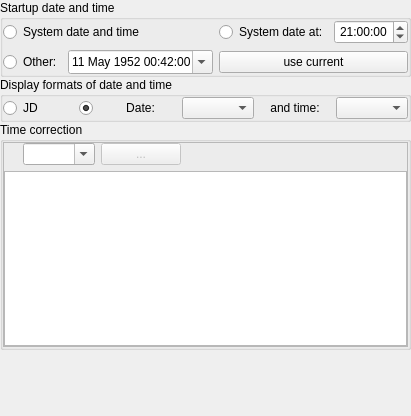
        <widget class="QWidget" name="page_Time">
         <layout class="QVBoxLayout" name="verticalLayout_6">
          <property name="spacing">
           <number>0</number>
          </property>
          <property name="leftMargin">
           <number>0</number>
          </property>
          <property name="topMargin">
           <number>0</number>
          </property>
          <property name="rightMargin">
           <number>0</number>
          </property>
          <property name="bottomMargin">
           <number>0</number>
          </property>
          <item>
           <widget class="QGroupBox" name="timeGroupBox">
            <property name="title">
             <string>Startup date and time</string>
            </property>
            <layout class="QGridLayout" name="gridLayoutStartup">
             <property name="leftMargin">
              <number>0</number>
             </property>
             <property name="topMargin">
              <number>0</number>
             </property>
             <property name="rightMargin">
              <number>0</number>
             </property>
             <property name="bottomMargin">
              <number>0</number>
             </property>
             <item row="0" column="0">
              <widget class="QRadioButton" name="systemTimeRadio">
               <property name="toolTip">
                <string>Starts Stellarium at system clock date and time</string>
               </property>
               <property name="text">
                <string>System date and time</string>
               </property>
              </widget>
             </item>
             <item row="0" column="1">
              <layout class="QHBoxLayout" name="_3">
               <property name="spacing">
                <number>6</number>
               </property>
               <item>
                <widget class="QRadioButton" name="todayRadio">
                 <property name="toolTip">
                  <string>Sets the simulation time to the next instance of this time of day when Stellarium starts</string>
                 </property>
                 <property name="text">
                  <string>System date at:</string>
                 </property>
                </widget>
               </item>
               <item>
                <widget class="QTimeEdit" name="todayTimeSpinBox">
                 <property name="sizePolicy">
                  <sizepolicy hsizetype="Preferred" vsizetype="Preferred">
                   <horstretch>0</horstretch>
                   <verstretch>0</verstretch>
                  </sizepolicy>
                 </property>
                 <property name="minimumSize">
                  <size>
                   <width>0</width>
                   <height>24</height>
                  </size>
                 </property>
                 <property name="maximumSize">
                  <size>
                   <width>16777215</width>
                   <height>24</height>
                  </size>
                 </property>
                 <property name="font">
                  <font/>
                 </property>
                 <property name="frame">
                  <bool>true</bool>
                 </property>
                 <property name="alignment">
                  <set>Qt::AlignCenter</set>
                 </property>
                 <property name="currentSectionIndex">
                  <number>0</number>
                 </property>
                 <property name="time">
                  <time>
                   <hour>21</hour>
                   <minute>0</minute>
                   <second>0</second>
                  </time>
                 </property>
                </widget>
               </item>
              </layout>
             </item>
             <item row="2" column="0">
              <layout class="QHBoxLayout" name="_4">
               <item>
                <widget class="QRadioButton" name="fixedTimeRadio">
                 <property name="toolTip">
                  <string>Use a specific date and time when Stellarium starts up</string>
                 </property>
                 <property name="text">
                  <string>Other:</string>
                 </property>
                </widget>
               </item>
               <item>
                <widget class="QDateTimeEdit" name="fixedDateTimeEdit">
                 <property name="minimumSize">
                  <size>
                   <width>0</width>
                   <height>24</height>
                  </size>
                 </property>
                 <property name="maximumSize">
                  <size>
                   <width>16777215</width>
                   <height>24</height>
                  </size>
                 </property>
                 <property name="date">
                  <date>
                   <year>1952</year>
                   <month>5</month>
                   <day>11</day>
                  </date>
                 </property>
                 <property name="time">
                  <time>
                   <hour>0</hour>
                   <minute>42</minute>
                   <second>0</second>
                  </time>
                 </property>
                 <property name="calendarPopup">
                  <bool>true</bool>
                 </property>
                </widget>
               </item>
              </layout>
             </item>
             <item row="2" column="1">
              <widget class="QPushButton" name="fixedDateTimeCurrentButton">
               <property name="toolTip">
                <string>Use current local date and time</string>
               </property>
               <property name="text">
                <string>use current</string>
               </property>
              </widget>
             </item>
            </layout>
           </widget>
          </item>
          <item>
           <widget class="QGroupBox" name="timeDisplayFormatsGroupBox">
            <property name="toolTip">
             <string>These settings control the way time and date are displayed in the bottom bar.</string>
            </property>
            <property name="title">
             <string>Display formats of date and time</string>
            </property>
            <layout class="QGridLayout" name="gridLayoutFmt">
             <property name="leftMargin">
              <number>0</number>
             </property>
             <property name="topMargin">
              <number>0</number>
             </property>
             <property name="rightMargin">
              <number>0</number>
             </property>
             <property name="bottomMargin">
              <number>0</number>
             </property>
             <item row="0" column="2">
              <widget class="QLabel" name="dateFormatsLabel">
               <property name="text">
                <string>Date:</string>
               </property>
               <property name="alignment">
                <set>Qt::AlignCenter</set>
               </property>
              </widget>
             </item>
             <item row="0" column="4">
              <widget class="QLabel" name="timeFormatsLabel">
               <property name="text">
                <string>and time:</string>
               </property>
               <property name="alignment">
                <set>Qt::AlignCenter</set>
               </property>
              </widget>
             </item>
             <item row="0" column="3">
              <widget class="QComboBox" name="dateFormatsComboBox"/>
             </item>
             <item row="0" column="5">
              <widget class="QComboBox" name="timeFormatsComboBox"/>
             </item>
             <item row="0" column="0">
              <widget class="QRadioButton" name="jdRadioButton">
               <property name="text">
                <string notr="true">JD</string>
               </property>
              </widget>
             </item>
             <item row="0" column="1">
              <widget class="QRadioButton" name="dtRadioButton">
               <property name="sizePolicy">
                <sizepolicy hsizetype="Minimum" vsizetype="Minimum">
                 <horstretch>0</horstretch>
                 <verstretch>0</verstretch>
                </sizepolicy>
               </property>
               <property name="maximumSize">
                <size>
                 <width>20</width>
                 <height>16777215</height>
                </size>
               </property>
               <property name="text">
                <string notr="true"/>
               </property>
               <property name="checked">
                <bool>true</bool>
               </property>
              </widget>
             </item>
            </layout>
           </widget>
          </item>
          <item>
           <widget class="QGroupBox" name="deltaTGroupBox">
            <property name="minimumSize">
             <size>
              <width>0</width>
              <height>228</height>
             </size>
            </property>
            <property name="maximumSize">
             <size>
              <width>16777215</width>
              <height>232</height>
             </size>
            </property>
            <property name="title">
             <string>Time correction</string>
            </property>
            <layout class="QHBoxLayout" name="horizontalLayout_9">
             <property name="leftMargin">
              <number>0</number>
             </property>
             <property name="topMargin">
              <number>0</number>
             </property>
             <property name="rightMargin">
              <number>0</number>
             </property>
             <property name="bottomMargin">
              <number>0</number>
             </property>
             <item>
              <widget class="QFrame" name="frame">
               <property name="frameShape">
                <enum>QFrame::StyledPanel</enum>
               </property>
               <property name="frameShadow">
                <enum>QFrame::Raised</enum>
               </property>
               <layout class="QVBoxLayout" name="verticalLayout">
                <property name="leftMargin">
                 <number>0</number>
                </property>
                <property name="topMargin">
                 <number>0</number>
                </property>
                <property name="rightMargin">
                 <number>0</number>
                </property>
                <property name="bottomMargin">
                 <number>0</number>
                </property>
                <item>
                 <layout class="QHBoxLayout" name="horizontalLayout_12">
                  <property name="leftMargin">
                   <number>6</number>
                  </property>
                  <item>
                   <widget class="QLabel" name="deltaTLabel">
                    <property name="text">
                     <string/>
                    </property>
                   </widget>
                  </item>
                  <item>
                   <widget class="QComboBox" name="deltaTAlgorithmComboBox">
                    <property name="editable">
                     <bool>true</bool>
                    </property>
                    <property name="insertPolicy">
                     <enum>QComboBox::NoInsert</enum>
                    </property>
                   </widget>
                  </item>
                  <item>
                   <widget class="QPushButton" name="pushButtonCustomDeltaTEquationDialog">
                    <property name="enabled">
                     <bool>false</bool>
                    </property>
                    <property name="toolTip">
                     <string>Edit equation</string>
                    </property>
                    <property name="text">
                     <string notr="true">...</string>
                    </property>
                   </widget>
                  </item>
                  <item>
                   <spacer name="horizontalSpacer_2">
                    <property name="orientation">
                     <enum>Qt::Horizontal</enum>
                    </property>
                    <property name="sizeHint" stdset="0">
                     <size>
                      <width>40</width>
                      <height>20</height>
                     </size>
                    </property>
                   </spacer>
                  </item>
                 </layout>
                </item>
                <item>
                 <widget class="QTextBrowser" name="deltaTAlgorithmDescription">
                  <property name="maximumSize">
                   <size>
                    <width>16777215</width>
                    <height>175</height>
                   </size>
                  </property>
                  <property name="autoFillBackground">
                   <bool>true</bool>
                  </property>
                  <property name="verticalScrollBarPolicy">
                   <enum>Qt::ScrollBarAsNeeded</enum>
                  </property>
                  <property name="horizontalScrollBarPolicy">
                   <enum>Qt::ScrollBarAlwaysOff</enum>
                  </property>
                  <property name="openExternalLinks">
                   <bool>true</bool>
                  </property>
                  <property name="openLinks">
                   <bool>true</bool>
                  </property>
                 </widget>
                </item>
               </layout>
              </widget>
             </item>
            </layout>
           </widget>
          </item>
          <item>
           <spacer name="verticalSpacer_5">
            <property name="orientation">
             <enum>Qt::Vertical</enum>
            </property>
            <property name="sizeHint" stdset="0">
             <size>
              <width>20</width>
              <height>66</height>
             </size>
            </property>
           </spacer>
          </item>
         </layout>
        </widget>
